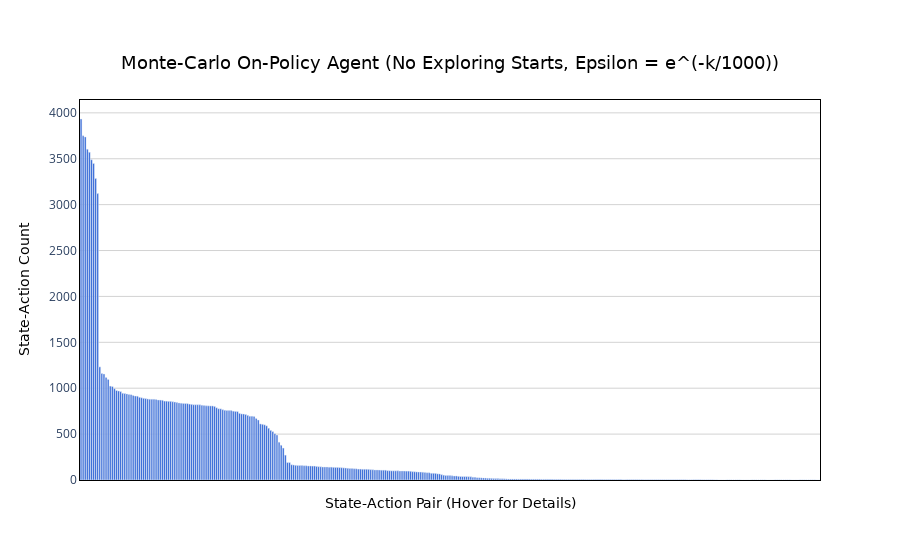

Here is the notebook cell this chart was saved with:
### Code cell
plot_state_action_counts(mcop_agent_3.n_counter, "Monte-Carlo On-Policy Agent (No Exploring Starts, Epsilon = e^(-k/1000))")

### Figure 1 — Plotly figure (JSON) as saved in the notebook; plotly's stock layout.template omitted (floating-point values rounded to 4 significant figures; data arrays with more than 128 entries replaced by an {"elided": "..."} marker saying what was removed)
{"data": [{"hoverinfo": "text", "hoverlabel": {"bgcolor": "rgba(60, 60, 60, 0.85)", "bordercolor": "rgba(60, 60, 60, 0.85)", "font": {"color": "white", "family": "DejaVu Sans, Arial, sans-serif"}}, "hovertext": {"elided": "355 str values"}, "marker": {"color": "#245cd4"}, "type": "bar", "x": {"elided": "355 str values"}, "y": {"elided": "355 int values"}}], "layout": {"plot_bgcolor": "white", "title": {"font": {"color": "black", "family": "DejaVu Sans, Arial, sans-serif", "size": 18}, "text": "Monte-Carlo On-Policy Agent (No Exploring Starts, Epsilon = e^(-k/1000))", "x": 0.5, "xanchor": "center", "y": 0.9, "yanchor": "top"}, "xaxis": {"linecolor": "black", "linewidth": 1, "mirror": true, "showline": true, "tickmode": "array", "ticktext": [], "tickvals": [], "title": {"font": {"color": "black", "family": "DejaVu Sans, Arial, sans-serif", "size": 14}, "text": "State-Action Pair (Hover for Details)"}}, "yaxis": {"gridcolor": "lightgray", "gridwidth": 1, "linecolor": "black", "linewidth": 1, "mirror": true, "showgrid": true, "showline": true, "title": {"font": {"color": "black", "family": "DejaVu Sans, Arial, sans-serif", "size": 14}, "text": "State-Action Count"}}}}
